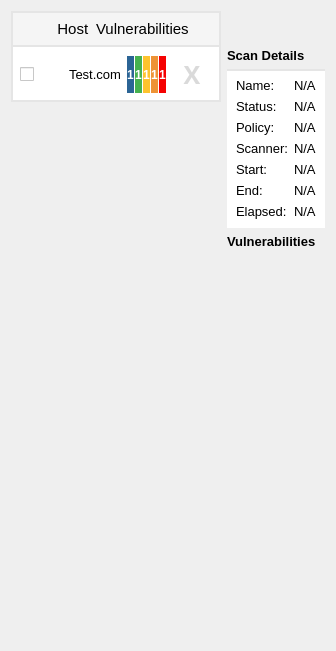
                <widget class="QWidget" name="tab">
                 <attribute name="title">
                  <string>Host</string>
                 </attribute>
                 <layout class="QGridLayout" name="gridLayout_27">
                  <item row="0" column="1" rowspan="2">
                   <layout class="QGridLayout" name="gridLayout_17" rowstretch="0,0,0,0,0">
                    <property name="topMargin">
                     <number>37</number>
                    </property>
                    <item row="2" column="0">
                     <widget class="QLabel" name="label_10">
                      <property name="font">
                       <font>
                        <pointsize>10</pointsize>
                        <weight>75</weight>
                        <bold>true</bold>
                       </font>
                      </property>
                      <property name="text">
                       <string>Vulnerabilities</string>
                      </property>
                     </widget>
                    </item>
                    <item row="3" column="0">
                     <widget class="QWidget" name="chart_widget" native="true">
                      <property name="styleSheet">
                       <string notr="true">background-color: white;
border-top: 2px solid rgb(229, 229, 229);
</string>
                      </property>
                     </widget>
                    </item>
                    <item row="1" column="0">
                     <widget class="QWidget" name="widget_13" native="true">
                      <property name="styleSheet">
                       <string notr="true">background-color: white;
border-top: 2px solid rgb(229, 229, 229);</string>
                      </property>
                      <layout class="QGridLayout" name="gridLayout_25">
                       <item row="0" column="0">
                        <layout class="QGridLayout" name="gridLayout_16">
                         <item row="0" column="0">
                          <layout class="QVBoxLayout" name="verticalLayout_3">
                           <item>
                            <widget class="QLabel" name="label_5">
                             <property name="font">
                              <font>
                               <pointsize>10</pointsize>
                              </font>
                             </property>
                             <property name="styleSheet">
                              <string notr="true">border: none;</string>
                             </property>
                             <property name="text">
                              <string>Name:</string>
                             </property>
                            </widget>
                           </item>
                           <item>
                            <widget class="QLabel" name="label_12">
                             <property name="font">
                              <font>
                               <pointsize>10</pointsize>
                              </font>
                             </property>
                             <property name="styleSheet">
                              <string notr="true">border: none;</string>
                             </property>
                             <property name="text">
                              <string>Status:</string>
                             </property>
                            </widget>
                           </item>
                           <item>
                            <widget class="QLabel" name="label_6">
                             <property name="font">
                              <font>
                               <pointsize>10</pointsize>
                              </font>
                             </property>
                             <property name="styleSheet">
                              <string notr="true">border: none;</string>
                             </property>
                             <property name="text">
                              <string>Policy:</string>
                             </property>
                            </widget>
                           </item>
                           <item>
                            <widget class="QLabel" name="label_13">
                             <property name="font">
                              <font>
                               <pointsize>10</pointsize>
                              </font>
                             </property>
                             <property name="styleSheet">
                              <string notr="true">border: none;</string>
                             </property>
                             <property name="text">
                              <string>Scanner:</string>
                             </property>
                            </widget>
                           </item>
                           <item>
                            <widget class="QLabel" name="label_14">
                             <property name="font">
                              <font>
                               <pointsize>10</pointsize>
                              </font>
                             </property>
                             <property name="styleSheet">
                              <string notr="true">border: none;</string>
                             </property>
                             <property name="text">
                              <string>Start:</string>
                             </property>
                            </widget>
                           </item>
                           <item>
                            <widget class="QLabel" name="label_15">
                             <property name="font">
                              <font>
                               <pointsize>10</pointsize>
                              </font>
                             </property>
                             <property name="styleSheet">
                              <string notr="true">border: none;</string>
                             </property>
                             <property name="text">
                              <string>End:</string>
                             </property>
                            </widget>
                           </item>
                           <item>
                            <widget class="QLabel" name="label_11">
                             <property name="font">
                              <font>
                               <pointsize>10</pointsize>
                              </font>
                             </property>
                             <property name="styleSheet">
                              <string notr="true">border: none;</string>
                             </property>
                             <property name="text">
                              <string>Elapsed:</string>
                             </property>
                            </widget>
                           </item>
                          </layout>
                         </item>
                         <item row="0" column="1">
                          <layout class="QVBoxLayout" name="verticalLayout_4">
                           <item>
                            <widget class="QLabel" name="ScanDetails_Name_label">
                             <property name="font">
                              <font>
                               <pointsize>10</pointsize>
                              </font>
                             </property>
                             <property name="styleSheet">
                              <string notr="true">border: none;</string>
                             </property>
                             <property name="text">
                              <string>N/A</string>
                             </property>
                            </widget>
                           </item>
                           <item>
                            <widget class="QLabel" name="ScanDetails_Status_label">
                             <property name="font">
                              <font>
                               <pointsize>10</pointsize>
                              </font>
                             </property>
                             <property name="styleSheet">
                              <string notr="true">border: none;</string>
                             </property>
                             <property name="text">
                              <string>N/A</string>
                             </property>
                            </widget>
                           </item>
                           <item>
                            <widget class="QLabel" name="ScanDetails_Policy_label">
                             <property name="font">
                              <font>
                               <pointsize>10</pointsize>
                              </font>
                             </property>
                             <property name="styleSheet">
                              <string notr="true">border: none;</string>
                             </property>
                             <property name="text">
                              <string>N/A</string>
                             </property>
                            </widget>
                           </item>
                           <item>
                            <widget class="QLabel" name="ScanDetails_Scanner_label">
                             <property name="font">
                              <font>
                               <pointsize>10</pointsize>
                              </font>
                             </property>
                             <property name="styleSheet">
                              <string notr="true">border: none;</string>
                             </property>
                             <property name="text">
                              <string>N/A</string>
                             </property>
                            </widget>
                           </item>
                           <item>
                            <widget class="QLabel" name="ScanDetails_Start_label">
                             <property name="font">
                              <font>
                               <pointsize>10</pointsize>
                              </font>
                             </property>
                             <property name="styleSheet">
                              <string notr="true">border: none;</string>
                             </property>
                             <property name="text">
                              <string>N/A</string>
                             </property>
                            </widget>
                           </item>
                           <item>
                            <widget class="QLabel" name="ScanDetails_End_label">
                             <property name="font">
                              <font>
                               <pointsize>10</pointsize>
                              </font>
                             </property>
                             <property name="styleSheet">
                              <string notr="true">border: none;</string>
                             </property>
                             <property name="text">
                              <string>N/A</string>
                             </property>
                            </widget>
                           </item>
                           <item>
                            <widget class="QLabel" name="ScanDetails_Elapsed_label">
                             <property name="font">
                              <font>
                               <pointsize>10</pointsize>
                              </font>
                             </property>
                             <property name="styleSheet">
                              <string notr="true">border: none;</string>
                             </property>
                             <property name="text">
                              <string>N/A</string>
                             </property>
                            </widget>
                           </item>
                          </layout>
                         </item>
                        </layout>
                       </item>
                      </layout>
                     </widget>
                    </item>
                    <item row="0" column="0">
                     <widget class="QLabel" name="label_9">
                      <property name="font">
                       <font>
                        <pointsize>10</pointsize>
                        <weight>75</weight>
                        <bold>true</bold>
                       </font>
                      </property>
                      <property name="text">
                       <string>Scan Details</string>
                      </property>
                     </widget>
                    </item>
                    <item row="4" column="0">
                     <spacer name="verticalSpacer_5">
                      <property name="orientation">
                       <enum>Qt::Vertical</enum>
                      </property>
                      <property name="sizeHint" stdset="0">
                       <size>
                        <width>20</width>
                        <height>40</height>
                       </size>
                      </property>
                     </spacer>
                    </item>
                   </layout>
                  </item>
                  <item row="0" column="0">
                   <layout class="QGridLayout" name="gridLayout_26">
                    <property name="topMargin">
                     <number>0</number>
                    </property>
                    <property name="spacing">
                     <number>0</number>
                    </property>
                    <item row="0" column="0">
                     <widget class="QWidget" name="widget_6" native="true">
                      <property name="styleSheet">
                       <string notr="true">background-color: rgb(245, 245, 245);
border: 2px solid rgb(229, 229, 229);</string>
                      </property>
                      <layout class="QGridLayout" name="gridLayout_24">
                       <property name="leftMargin">
                        <number>9</number>
                       </property>
                       <item row="0" column="0">
                        <layout class="QGridLayout" name="gridLayout_19" columnstretch="1,4">
                         <item row="0" column="0">
                          <widget class="QLabel" name="label_7">
                           <property name="font">
                            <font>
                             <pointsize>11</pointsize>
                            </font>
                           </property>
                           <property name="styleSheet">
                            <string notr="true">border: none;</string>
                           </property>
                           <property name="text">
                            <string>         Host</string>
                           </property>
                          </widget>
                         </item>
                         <item row="0" column="1">
                          <widget class="QLabel" name="label_8">
                           <property name="font">
                            <font>
                             <pointsize>11</pointsize>
                            </font>
                           </property>
                           <property name="styleSheet">
                            <string notr="true">border: none;</string>
                           </property>
                           <property name="text">
                            <string>Vulnerabilities</string>
                           </property>
                          </widget>
                         </item>
                        </layout>
                       </item>
                      </layout>
                     </widget>
                    </item>
                    <item row="1" column="0">
                     <widget class="QWidget" name="widget_7" native="true">
                      <property name="styleSheet">
                       <string notr="true">background-color: white;
border-left: 2px solid rgb(229, 229, 229);
border-right: 2px solid rgb(229, 229, 229);
border-bottom: 2px solid rgb(229, 229, 229);
height: 37px;</string>
                      </property>
                      <layout class="QGridLayout" name="gridLayout_23">
                       <item row="0" column="0">
                        <layout class="QGridLayout" name="gridLayout_21" columnstretch="1,4">
                         <item row="0" column="0">
                          <layout class="QGridLayout" name="gridLayout_22" rowstretch="0" columnstretch="0,1">
                           <property name="leftMargin">
                            <number>0</number>
                           </property>
                           <property name="horizontalSpacing">
                            <number>29</number>
                           </property>
                           <property name="verticalSpacing">
                            <number>6</number>
                           </property>
                           <item row="0" column="0">
                            <widget class="QCheckBox" name="checkBox">
                             <property name="styleSheet">
                              <string notr="true">border: none;</string>
                             </property>
                             <property name="text">
                              <string/>
                             </property>
                            </widget>
                           </item>
                           <item row="0" column="1">
                            <widget class="QPushButton" name="scan_Name">
                             <property name="font">
                              <font>
                               <pointsize>10</pointsize>
                              </font>
                             </property>
                             <property name="styleSheet">
                              <string notr="true">border: none;
text-align: left;</string>
                             </property>
                             <property name="text">
                              <string>Test.com</string>
                             </property>
                            </widget>
                           </item>
                          </layout>
                         </item>
                         <item row="0" column="1">
                          <layout class="QGridLayout" name="gridLayout_18">
                           <item row="0" column="0">
                            <layout class="QGridLayout" name="gridLayout_2" columnstretch="0,0,0,0,0">
                             <property name="spacing">
                              <number>0</number>
                             </property>
                             <item row="1" column="3">
                              <widget class="QLabel" name="high_label">
                               <property name="font">
                                <font>
                                 <weight>75</weight>
                                 <bold>true</bold>
                                </font>
                               </property>
                               <property name="styleSheet">
                                <string notr="true">background-color: rgb(238, 147, 54);border: none;text-align: center;
color: white;border-right: 1px solid white;</string>
                               </property>
                               <property name="text">
                                <string>1</string>
                               </property>
                               <property name="alignment">
                                <set>Qt::AlignCenter</set>
                               </property>
                              </widget>
                             </item>
                             <item row="1" column="0">
                              <widget class="QLabel" name="info_label">
                               <property name="font">
                                <font>
                                 <weight>75</weight>
                                 <bold>true</bold>
                                </font>
                               </property>
                               <property name="styleSheet">
                                <string notr="true">background-color: rgb(43, 100, 149);border: none;text-align: center;
color: white;
border-right: 1px solid white;</string>
                               </property>
                               <property name="text">
                                <string>1</string>
                               </property>
                               <property name="alignment">
                                <set>Qt::AlignCenter</set>
                               </property>
                              </widget>
                             </item>
                             <item row="1" column="4">
                              <widget class="QLabel" name="critical_label">
                               <property name="font">
                                <font>
                                 <weight>75</weight>
                                 <bold>true</bold>
                                </font>
                               </property>
                               <property name="styleSheet">
                                <string notr="true">background-color: rgb(245, 2, 2);
border: none;
color: white;</string>
                               </property>
                               <property name="text">
                                <string>1</string>
                               </property>
                               <property name="alignment">
                                <set>Qt::AlignCenter</set>
                               </property>
                              </widget>
                             </item>
                             <item row="1" column="2">
                              <widget class="QLabel" name="medium_label">
                               <property name="font">
                                <font>
                                 <weight>75</weight>
                                 <bold>true</bold>
                                </font>
                               </property>
                               <property name="styleSheet">
                                <string notr="true">background-color: rgb(253, 195, 46);border: none;text-align: center;
color: white;border-right: 1px solid white;</string>
                               </property>
                               <property name="text">
                                <string>1</string>
                               </property>
                               <property name="alignment">
                                <set>Qt::AlignCenter</set>
                               </property>
                              </widget>
                             </item>
                             <item row="1" column="1">
                              <widget class="QLabel" name="low_label">
                               <property name="font">
                                <font>
                                 <weight>75</weight>
                                 <bold>true</bold>
                                </font>
                               </property>
                               <property name="styleSheet">
                                <string notr="true">background-color: rgb(70, 177, 79);border: none;text-align: center;
color: white;border-right: 1px solid white;</string>
                               </property>
                               <property name="text">
                                <string>1</string>
                               </property>
                               <property name="alignment">
                                <set>Qt::AlignCenter</set>
                               </property>
                              </widget>
                             </item>
                            </layout>
                           </item>
                           <item row="0" column="1">
                            <widget class="QPushButton" name="pushButton_2">
                             <property name="font">
                              <font>
                               <family>MingLiU_HKSCS-ExtB</family>
                               <pointsize>19</pointsize>
                               <weight>75</weight>
                               <bold>true</bold>
                              </font>
                             </property>
                             <property name="styleSheet">
                              <string notr="true">border: none;
width: 40px;
color: rgb(218, 218, 218);</string>
                             </property>
                             <property name="text">
                              <string>X</string>
                             </property>
                            </widget>
                           </item>
                          </layout>
                         </item>
                        </layout>
                       </item>
                      </layout>
                     </widget>
                    </item>
                   </layout>
                  </item>
                  <item row="1" column="0">
                   <spacer name="verticalSpacer_4">
                    <property name="orientation">
                     <enum>Qt::Vertical</enum>
                    </property>
                    <property name="sizeHint" stdset="0">
                     <size>
                      <width>20</width>
                      <height>538</height>
                     </size>
                    </property>
                   </spacer>
                  </item>
                 </layout>
                </widget>
